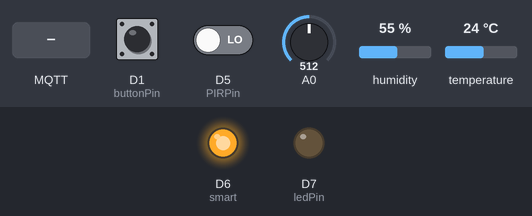
Recording of a sketch running on a simulated ESP8266 (NodeMCU). On the bench: output pins drawn as LEDs (lit = HIGH). Inputs (shaded band) come from the test bench; at power-on: temperature 24 °C, D1 (buttonPin) HIGH, D5 (PIRPin) LOW, A0 = 512, humidity 55 %. WiFi joins after 1.5 s; servers stay silent unless stated; no MQTT or app messages arrive unless stated; what the sketch prints to the serial monitor is not drawn.

Above: at 2.7 s.
2.8 s: MQTT message "D" arrives on the first subscribed topic
At 4.0 s:
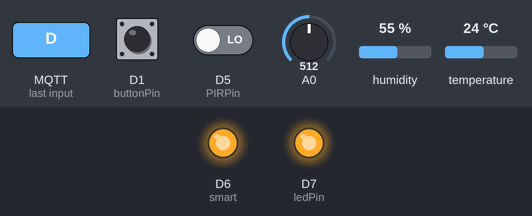
4.3 s: temperature set to 28 °C
7.7 s: temperature set to 31 °C
At 8.8 s:
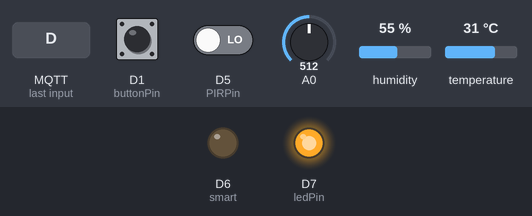
10.0 s: temperature set to 12 °C
At 11.6 s:
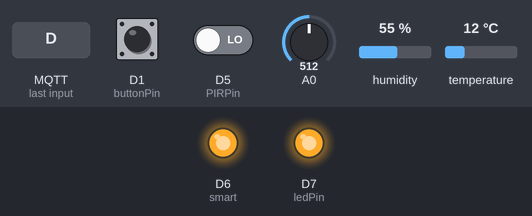
12.0 s: temperature set to 33 °C
At 13.2 s:
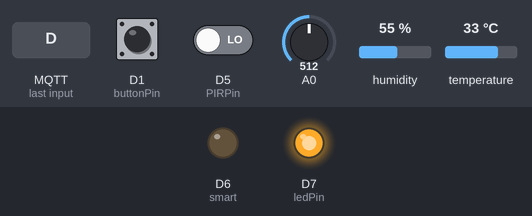
14.0 s: MQTT message "L" arrives on the first subscribed topic
At 15.1 s:
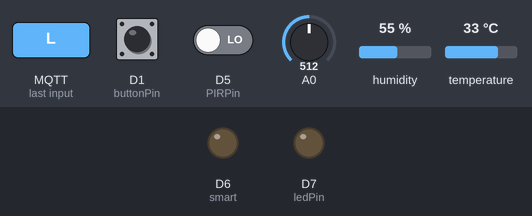
Timing chart, 0 to 16.5 s (numbered marks = the images above; inputs shaded):
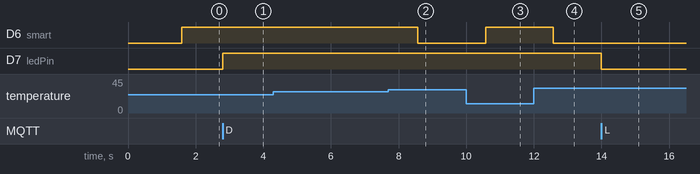

Measured:
- the behaviour switches between 29 and 30 °C on temperature (found by bisection; images 1 and 2)
- after the input at 2.8 s, D7 (ledPin): LOW → HIGH at once
- after the input at 4.3 s, every drawn part: stays the same
- after the input at 7.7 s, D6 (smart): HIGH → LOW after 0.87 s
- after the input at 10.0 s, D6 (smart): LOW → HIGH after 0.57 s
- after the input at 12.0 s, D6 (smart): HIGH → LOW after 0.58 s
- after the input at 14.0 s, D7 (ledPin): HIGH → LOW at once

The sketch:

ESP8266_node_botao_smart.ino
```cpp
/*
 * Bibliotecas utilizadas:
 *
 * PubSubClient: https://github.com/knolleary/pubsubclient
 * Adafruit DHT22/DHT11 library: https://github.com/adafruit/DHT-sensor-library
 *                               Seguir instruções de: https://learn.adafruit.com/dht?view=all
 */

// Acima na parte comentada os links das biblotecas caso não as tenha instaladas.
#include <ESP8266WiFi.h>
#include <PubSubClient.h>
#include <DHT.h>

//Defines do MQTT
#define ID_MQTT     "MQTTCarlos" //Modifique seu ID este ID, de o nome que quiser

//Defines do ADC e do envio de sua leitura
#define CANAL_ADC          0     //Aqui, define-se em qual canal ADC está ligado o potenciômetro (e, consequentemente, qual ADC será lido).
                                 //No ESP32, este pode ser 0 ou 1. No NodeMCU, pode ser somente 0.
#define TEMPO_ENVIO_ADC    1000  //tempo (em milisegundos) em que será enviado o valor de ADC via MQTT

//defines do sensor de temperatura e umidade DHT11
#define TEMPO_ENVIO_TEMP_UMIDADE  2000 //tempo (em milisegundos) em que será enviado o valor de temperatura e umidade via MQTT
                                       //Para o DHT11, segundo a documentação (https://learn.adafruit.com/dht?view=all), o tempo mínimo entre
                                       //duas leituras consecutivas deve ser 2 segundos.
#define DHTPIN                    D4   //GPIO do NodeMCU em que o sensor está ligado
#define DHTTYPE DHT11                  //Descomente esta linha para usar o sensor DHT 11
//#define DHTTYPE DHT22                //Descomente esta linha para usar o sensor DHT 22  (AM2302), AM2321
//#define DHTTYPE DHT21                //Descomente esta linha para usar o sensor DHT 21 (AM2301)


//defines do sensor PIR
#define ESTADO_PIR_AGUARDA_MOVIMENTO               0      //estado da máquina de estados do sensor PIR
#define ESTADO_PIR_AGUARDA_CONFIRMACAO_MOVIMENTO   1      //estado da máquina de estados do sensor PIR
#define ESTADO_PIR_AGUARDA_FIM_DE_MOVIMENTO        2      //estado da máquina de estados do sensor PIR
#define TEMPO_CONFIRMACAO_MOVIMENTO                500   //tempo, em milisegundos, para confirmação de movimento detectado pelo sensor PIR


//constantes relacionadas ao MQTT
const char* ssid = "REDE";                         //coloque aqui o nome da sua rede
const char* password = "SENHA";
const char* mqtt_server = "192.168.0.6"; //coloque aqui sua senha
//const char* mqtt_server = "iot.eclipse.org";         //utilizado para testes / validação descomente esta linha se quiser usar este broker externo
//const char* mqtt_server = "broker.hivemq.com"    //utilizado para testes / validação descomente esta linha se quiser usar este broker externo

//constantes relacionadas a entradas e saidas
const int buttonPin = D1;    //Pino no qual estará ligado o botão
const int ledPin = D7;       //Pino no qual estará ligado o LED
const int PIRPin = D5;       //Pino no qual estara ligado o sensor PIR
const int smart =  D6;       //Pino onde esta ligada a tomada ventilador

//variáveis globais de temporização
unsigned long TemporizacaoADC;
unsigned long TemporizacaoTempUmid;
unsigned long TemporizacaoSensorPIR;

//variáveis e objetos globais
WiFiClient espClient;
PubSubClient client(espClient);
char EstadoLED;
DHT dht(DHTPIN, DHTTYPE);
char EstadoMaquinaSensorPIR;

//prototypes
void connecta_wifi(void);
void callback(char* topic, byte* payload, unsigned int length);
void reconecta_mqtt(void);
void reconecta_wifi(void);
void verifica_botao(void);
unsigned long tempo_decorrido(unsigned long tempo);
void verifica_e_envia_valor_potenciometro(void);
void verifica_e_envia_temperatura_e_umidade(void);
void maquina_estados_sensor_PIR(void);

/*
*   IMPLEMENTAÇÕES
*/

//Função: Conecta-se ao WI-FI
//Parâmetros: nenhum
//Retorno: nenhum
void connecta_wifi(void)
{
    delay(10);
    // We start by connecting to a WiFi network
    Serial.println();
    Serial.print("Conectando-se a ");
    Serial.println(ssid);
    WiFi.begin(ssid, password);

    //aguarda conexao
    while (WiFi.status() != WL_CONNECTED)
    {
      delay(500);
      Serial.print(".");
    }

    Serial.println("");
    Serial.println("Conectado ao WI-FI!!");
    Serial.println("IP: ");
    Serial.println(WiFi.localIP());
}

//Função: Conecta-se ao WI-FI
//Parâmetros: nenhum
//Retorno: nenhum
void callback(char* topic, byte* payload, unsigned int length)
{
    Serial.print("Chegou uma mensagem no topico");
    Serial.print(topic);
    Serial.print(": ");

    for (int i = 0; i < length; i++) {
      Serial.print((char)payload[i]);
    }
    Serial.println();

    //interpreta comando recebido
    if ((char)payload[0] == 'D')
    {
        digitalWrite(ledPin, HIGH);
        EstadoLED = 1;
    }
    if ((char)payload[0] == 'L')
    {
        digitalWrite(ledPin, LOW);
        EstadoLED = 0;
    }
}

//Função: reconecta-se ao broker MQTT
//Parâmetros: nenhum
//Retorno: nenhum
void reconecta_mqtt(void) {
    while (!client.connected())
  {
        Serial.print("Tentando se reconectar no broker MQTT...");

        if (client.connect(ID_MQTT)) {
            //envia mensagem para o tópico de publish avisando que se conectou e da subscribe no tópico desejado
            Serial.println("conectado!");
            client.publish("Liga", "Leds");
            client.subscribe("Leds");
        }
      else
      {
            Serial.print("failed, rc=");
            Serial.print(client.state());
            Serial.println(" tentando novamente em 2 segundos");
            delay(2000);
       }
    }
}

//Função: reconecta-se ao WiFi
//Parâmetros: nenhum
//Retorno: nenhum
void reconecta_wifi(void)
{
    //se já está conectado a rede WI-FI, nada é feito.
    //Caso contrário, são efetuadas novas tentativas de conexão
    if (WiFi.status() == WL_CONNECTED)
        return;

     WiFi.begin(ssid, password); // Conecta na rede WI-FI

    while (WiFi.status() != WL_CONNECTED)
    {
        delay(100);
        Serial.print(".");
        ESP.wdtFeed();
    }

    Serial.println();
    Serial.print("Conectado com sucesso na rede ");
    Serial.print(ssid);
    Serial.println("IP obtido: ");
    Serial.println(WiFi.localIP());
}


//Função: verifica acionamento do botão
//Parametros: nenhum
//Retorno: nenhum
void verifica_botao(void)
{
    if (!digitalRead(buttonPin))
        delay(20); //20ms de tempo para debounce
    else
        return;

    if (!digitalRead(buttonPin))
    {
        //acionamento do botão confirmado.
        if (EstadoLED == 1)
        {
            digitalWrite(ledPin, LOW);
            EstadoLED = 0;
            client.publish("Botao", "Fisico");
        }
        else
        {
          digitalWrite(ledPin, HIGH);
          EstadoLED = 1;
          client.publish("Botao", "Fisico.");
        }

        //aguarda o botao ser solto
        while (digitalRead(buttonPin) == 0)
        {
            ESP.wdtFeed();
        }
    }
}

//Função: retorna o tempo decorrido (em milisegundos) desde o tempo passado como parâmetro
//Parametros: tempo a ser considerado
//Retorno: tempo decorrido desde o tempo passado como parâmetro
unsigned long tempo_decorrido(unsigned long tempo)
{
  unsigned long TempoDecorridoCalculado;

  TempoDecorridoCalculado = millis() - tempo;
  return TempoDecorridoCalculado;
}

//Função: verifica se deve enviar via MQTT o valor do potenciômetro. Se sim, faz o envio.
//Parametros: nenhum
//Retorno: nenhum
void verifica_e_envia_valor_potenciometro(void)
{
  long ValorLidoADC;          //O ADC é de 12 bits, portanto sua leitura pode ir de 0 até 4095.
                              //Por este motivo, é necessário utilizar uma variável do tipo long para armazenar sua leitura.
  char InformacaoADCMQTT[10]; //array de chars que conterá a leitura do ADC convertida para texto.

  //verifica se deve fazer o envio (ou seja, se já decorreu ao menos TEMPO_ENVIO_ADC milisegundos desde o último envio)
  if (tempo_decorrido(TemporizacaoADC) < TEMPO_ENVIO_ADC)
  {
    //Se ainda nao se decorreu ao menos o tempo definido TEMPO_ENVIO_ADC, não é o momento de enviar.
    //Portanto, se isso ocorrer, a função acaba aqui.
    return;
  }

  //Se chegou até aqui, é o momento de ler e enviar o ADC.
  //Portanto, faz a leitura do ADC, converte a leitura para texto e a envia por MQTT (no tópico "ADCCarlosKwiek")
  ValorLidoADC = analogRead(CANAL_ADC);
  memset(InformacaoADCMQTT,0,sizeof(InformacaoADCMQTT));
  sprintf(InformacaoADCMQTT,"%ld",ValorLidoADC);
  client.publish("ADCCarlosKwiek", InformacaoADCMQTT);

  //atualiza temporização de envio do ADC
  //Dessa forma, após TEMPO_ENVIO_ADC milisegundos o valor do ADC será lido e enviado novamente.
  TemporizacaoADC = millis();


   float setpoint;
   setpoint = ValorLidoADC;
   setpoint = map(setpoint, 0, 1024, 0, 60);
   float Temperatura;
   Temperatura = dht.readTemperature();

   if (Temperatura < setpoint){
   if (tempo_decorrido(TemporizacaoADC) < TEMPO_ENVIO_ADC)
   digitalWrite (smart,HIGH);
   client.publish("Ventilador", "Desligado");
   }
    else{digitalWrite (smart,LOW);
    client.publish("Ventilador", "Ligado");
   }

}

//Função: verifica se deve enviar via MQTT o valor da temperatura e umidade. Se sim, faz o envio.
//Parametros: nenhum
//Retorno: nenhum
void verifica_e_envia_temperatura_e_umidade(void)
{
  char TempMQTT[10];
  char UmidMQTT[10];
  float Temperatura;
  float Umidade;
  int TemperaturaInt;
  int UmidadeInt;

  //verifica se deve fazer o envio (ou seja, se já decorreu ao menos TEMPO_ENVIO_TEMP_UMIDADE milisegundos desde o último envio)
  if (tempo_decorrido(TemporizacaoTempUmid) < TEMPO_ENVIO_TEMP_UMIDADE)
  {
    //Se ainda nao se decorreu ao menos o tempo definido TEMPO_ENVIO_TEMP_UMIDADE, não é o momento de enviar.
    //Portanto, se isso ocorrer, a função acaba aqui.
    return;
  }

  //Se chegou até aqui, é o momento de ler e enviar a temperatura e umidade
  //Portanto, faz a leitura destas informações, converte as leituras para texto e as envia por MQTT (tópico "TempCarlosKwiek" para temperatura e "UmidCarlosKwiek" para umidade)
  Temperatura = dht.readTemperature();
  Umidade = dht.readHumidity();

  //Importante: os ESP8266 não suportam conversão de valores float em texto. É uma limitação da implementação da função sprint para estes módulos.
  //Por esta razão, transformei ( = trunquei) as informações para numero inteiro. Portanto, tanto a temperatura quanto umidades serão numeros inteiros.
  TemperaturaInt = (int)Temperatura;
  UmidadeInt = (int)Umidade;

  //se alguma das leituras não foi bem sucedida, nada mais é feito
  if (isnan(Temperatura) || isnan(Umidade) )
    return;

  //prepara e envia informações
  //Atenção: a temperatura está em graus Celsius e a umidade é percentual (0-100)
  memset(TempMQTT,0,sizeof(TempMQTT));
  memset(UmidMQTT,0,sizeof(UmidMQTT));
  sprintf(TempMQTT,"%d",TemperaturaInt);
  sprintf(UmidMQTT,"%d",UmidadeInt);
  client.publish("TempCarlosKwiek", TempMQTT);
  client.publish("UmidCarlosKwiek", UmidMQTT);

  //atualiza temporização de envio de temperatura e umidade
  //Dessa forma, após TEMPO_ENVIO_TEMP_UMIDADE milisegundos os valores de temperatura e umidade serão lidos e enviados novamente.
  TemporizacaoTempUmid = millis();
}

//Função: máquina de estados do sensor PIR. Funcionamento:
//            - Aguarda o sensor detectar movimento
//            - Se detectado, aguarda X segundos (X definido em software) nesta condição para confirmar movimento
//            - Se confirmado o movimento, envia o alerta e aguarda próxima ocorrência de movimento.
//Parametros: nenhum
//Retorno: nenhum
void maquina_estados_sensor_PIR(void)
{
  switch (EstadoMaquinaSensorPIR)
  {
    case ESTADO_PIR_AGUARDA_MOVIMENTO:
    {
      if (digitalRead(PIRPin))
      {
        //foi detectado acionamento do sensor PIR
        TemporizacaoSensorPIR = millis();
        EstadoMaquinaSensorPIR = ESTADO_PIR_AGUARDA_CONFIRMACAO_MOVIMENTO;
      }

      break;
    }

    case ESTADO_PIR_AGUARDA_CONFIRMACAO_MOVIMENTO:
    {
      //verifica se o sensor continua acusando que há movimento
      if (!digitalRead(PIRPin))
      {
        //o sensor parou de acusar movimento. Reseta a maquina de estados.
        EstadoMaquinaSensorPIR = ESTADO_PIR_AGUARDA_MOVIMENTO;
        break;
      }

      //verifica se ja deu o tempo de confirmação de movimento
      if ( (digitalRead(PIRPin)) && (tempo_decorrido(TemporizacaoSensorPIR) >= TEMPO_CONFIRMACAO_MOVIMENTO) )
      {
        //movimento confirmado. Envia mensagem MQTT
        client.publish("PIRCarlosKwiek", "0");
        EstadoMaquinaSensorPIR = ESTADO_PIR_AGUARDA_FIM_DE_MOVIMENTO;
      }

      break;
    }

    case ESTADO_PIR_AGUARDA_FIM_DE_MOVIMENTO:
    {
      //aguarda o sensor parar de indicar movimento e reinicia maquina de estados
      if (!digitalRead(PIRPin))
      {
        //acabou o movimento. reinicia máquina de estados e envia mensagem MQTT
        client.publish("PIRCarlosKwiek", "1");
        EstadoMaquinaSensorPIR = ESTADO_PIR_AGUARDA_MOVIMENTO;
      }
      break;
    }

  }
}

void setup(void) {
    //configura o botao
    pinMode(buttonPin, INPUT_PULLUP);

    //configura a saida do LED
    pinMode(ledPin, OUTPUT);
    digitalWrite(ledPin,LOW);
    EstadoLED = 0;
    pinMode(smart, OUTPUT);

    //inicializa temporizações de envio do ADC, temperatura, umidade e sensor PIR
    TemporizacaoADC = millis();
    TemporizacaoTempUmid = millis();
    TemporizacaoSensorPIR = millis();

    //inicializa sensor de temperatura
    dht.begin();

    //inicializa máquina de estados do sensor PIR e pino de entradas
    pinMode(PIRPin, INPUT);
    EstadoMaquinaSensorPIR = ESTADO_PIR_AGUARDA_MOVIMENTO;

    //configura comunicação serial e faz conexao ao broker mqtt
    Serial.begin(115200);
    connecta_wifi();
    client.setServer(mqtt_server, 1883);
    client.setCallback(callback);

    //envia estado inicial de movimento
    if (!digitalRead(PIRPin))
        client.publish("PIRCarlosKwiek", "0");
    else
        client.publish("PIRCarlosKwiek", "1");
}

void loop()
{
    //Faz tratamentos de rede e mqtt
    if (!client.connected())
       reconecta_mqtt();

    reconecta_wifi();

    //verifica acionamento do botao em D1
    verifica_botao();

    //verifica se deve ler o ADC e enviar valor da leitura via MQTT
    verifica_e_envia_valor_potenciometro();

    //verifica se deve ler o sensor de temperatura e umidade e enviar tais informações via MQTT
    verifica_e_envia_temperatura_e_umidade();

    //executa a maquina de estados do sensor PIR
    maquina_estados_sensor_PIR();

    //envia keep-alive MQTT
    client.loop();

}
```
